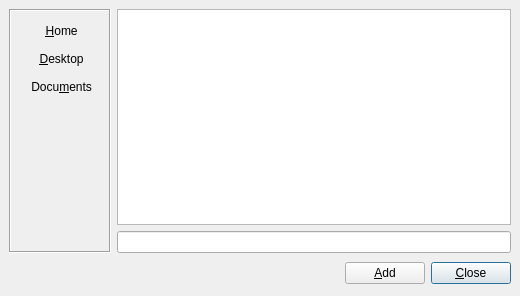
<ui version="4.0" >
 <class>Dialog</class>
 <widget class="QDialog" name="Dialog" >
  <property name="windowModality" >
   <enum>Qt::NonModal</enum>
  </property>
  <property name="geometry" >
   <rect>
    <x>0</x>
    <y>0</y>
    <width>520</width>
    <height>296</height>
   </rect>
  </property>
  <property name="windowTitle" >
   <string>Select a file or a location</string>
  </property>
  <property name="modal" >
   <bool>false</bool>
  </property>
  <layout class="QGridLayout" >
   <property name="margin" >
    <number>9</number>
   </property>
   <property name="spacing" >
    <number>6</number>
   </property>
   <item row="2" column="3" >
    <widget class="QPushButton" name="btnClose" >
     <property name="text" >
      <string>&amp;Close</string>
     </property>
    </widget>
   </item>
   <item row="2" column="1" >
    <spacer>
     <property name="orientation" >
      <enum>Qt::Horizontal</enum>
     </property>
     <property name="sizeHint" >
      <size>
       <width>91</width>
       <height>28</height>
      </size>
     </property>
    </spacer>
   </item>
   <item row="1" column="1" colspan="3" >
    <widget class="QLineEdit" name="lineLocation" />
   </item>
   <item row="0" column="1" colspan="3" >
    <widget class="QTreeView" name="treeView" />
   </item>
   <item row="2" column="2" >
    <widget class="QPushButton" name="btnAdd" >
     <property name="text" >
      <string>&amp;Add</string>
     </property>
    </widget>
   </item>
   <item rowspan="2" row="0" column="0" >
    <widget class="QFrame" name="frame" >
     <property name="frameShape" >
      <enum>QFrame::Box</enum>
     </property>
     <property name="frameShadow" >
      <enum>QFrame::Sunken</enum>
     </property>
     <property name="lineWidth" >
      <number>1</number>
     </property>
     <layout class="QGridLayout" >
      <property name="margin" >
       <number>9</number>
      </property>
      <property name="spacing" >
       <number>6</number>
      </property>
      <item row="3" column="0" >
       <spacer>
        <property name="orientation" >
         <enum>Qt::Vertical</enum>
        </property>
        <property name="sizeHint" >
         <size>
          <width>20</width>
          <height>40</height>
         </size>
        </property>
       </spacer>
      </item>
      <item row="1" column="0" >
       <widget class="QPushButton" name="btnDesktop" >
        <property name="sizePolicy" >
         <sizepolicy>
          <hsizetype>5</hsizetype>
          <vsizetype>5</vsizetype>
          <horstretch>0</horstretch>
          <verstretch>0</verstretch>
         </sizepolicy>
        </property>
        <property name="toolTip" >
         <string>go to Desktop folder</string>
        </property>
        <property name="text" >
         <string> &amp;Desktop</string>
        </property>
        <property name="icon" >
         <iconset>../images/desktop.png</iconset>
        </property>
        <property name="iconSize" >
         <size>
          <width>32</width>
          <height>32</height>
         </size>
        </property>
        <property name="flat" >
         <bool>true</bool>
        </property>
       </widget>
      </item>
      <item row="0" column="0" >
       <widget class="QPushButton" name="btnHome" >
        <property name="sizePolicy" >
         <sizepolicy>
          <hsizetype>5</hsizetype>
          <vsizetype>5</vsizetype>
          <horstretch>0</horstretch>
          <verstretch>0</verstretch>
         </sizepolicy>
        </property>
        <property name="toolTip" >
         <string>go to Home folder</string>
        </property>
        <property name="text" >
         <string> &amp;Home</string>
        </property>
        <property name="icon" >
         <iconset>../images/folder_home.png</iconset>
        </property>
        <property name="iconSize" >
         <size>
          <width>32</width>
          <height>32</height>
         </size>
        </property>
        <property name="flat" >
         <bool>true</bool>
        </property>
       </widget>
      </item>
      <item row="2" column="0" >
       <widget class="QPushButton" name="btnDoc" >
        <property name="toolTip" >
         <string>go to Document folder</string>
        </property>
        <property name="text" >
         <string> Docu&amp;ments</string>
        </property>
        <property name="icon" >
         <iconset>../images/document.png</iconset>
        </property>
        <property name="iconSize" >
         <size>
          <width>32</width>
          <height>32</height>
         </size>
        </property>
        <property name="autoDefault" >
         <bool>true</bool>
        </property>
        <property name="flat" >
         <bool>true</bool>
        </property>
       </widget>
      </item>
     </layout>
    </widget>
   </item>
  </layout>
 </widget>
 <tabstops>
  <tabstop>btnHome</tabstop>
  <tabstop>btnDesktop</tabstop>
  <tabstop>btnDoc</tabstop>
  <tabstop>treeView</tabstop>
  <tabstop>lineLocation</tabstop>
  <tabstop>btnAdd</tabstop>
  <tabstop>btnClose</tabstop>
 </tabstops>
 <resources/>
 <connections/>
</ui>
